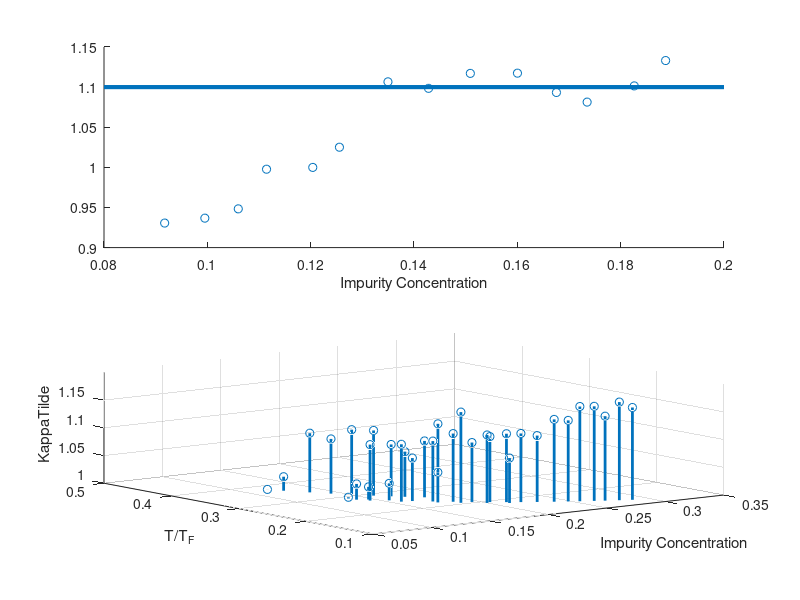

MATLAB code for this plot:
PList=[];
TTildeList=[];
kappaTildeList=[];
%% 20160609A
load('Data/2016-06-09A-Processed.mat');
subplot(2,1,1);
scatter(Ppick,kappa2Tpick);
hold on
line([0,0.3],[1.1,1.1],'linewidth',3)
hold off
xlabel('Impurity Concentration');
subplot(2,1,2);
scatter(TTilde2pick,kappa2Tpick);
hold on
line([0.1,0.5],[1.1,1.1],'linewidth',3)
hold off
xlabel('T/T_F');
%%
PList=[PList,Ppick];
TTildeList=[TTildeList,TTilde2pick];
kappaTildeList=[kappaTildeList,kappa2Tpick];

%% 20160609B
load('Data/2016-06-09B-Processed.mat');
subplot(2,1,1);
scatter(Ppick,kappa2Tpick);
hold on
line([0,0.3],[1.1,1.1],'linewidth',3)
hold off
xlabel('Impurity Concentration');

subplot(2,1,2);
scatter(TTilde2pick,kappa2Tpick);
hold on
line([0.15,0.5],[1.1,1.1],'linewidth',3)
hold off
xlabel('T/T_F');

%%
PList=[PList,Ppick];
TTildeList=[TTildeList,TTilde2pick];
kappaTildeList=[kappaTildeList,kappa2Tpick];

%% 20160516
load('Data/2016-05-16-Processed.mat');
subplot(2,1,1);
scatter(Ppick,kappa2Tpick);
hold on
line([0.08,0.2],[1.1,1.1],'linewidth',3)
hold off
xlabel('Impurity Concentration');
subplot(2,1,2);
scatter(TTilde2pick,kappa2Tpick);
hold on
line([0.25,0.5],[1.1,1.1],'linewidth',3)
hold off
xlabel('T/T_F');
%%
PList=[PList,Ppick];
TTildeList=[TTildeList,TTilde2pick];
kappaTildeList=[kappaTildeList,kappa2Tpick];

%%
scatter3(PList,TTildeList,kappaTildeList)
xlabel('Impurity Concentration');ylabel('T/T_F');zlabel('KappaTilde');
zlim([1,1.2])
hold on
for i=1:length(PList)
    line([PList(i),PList(i)],[TTildeList(i),TTildeList(i)],[0,kappaTildeList(i)],'linewidth',2)
end
hold off